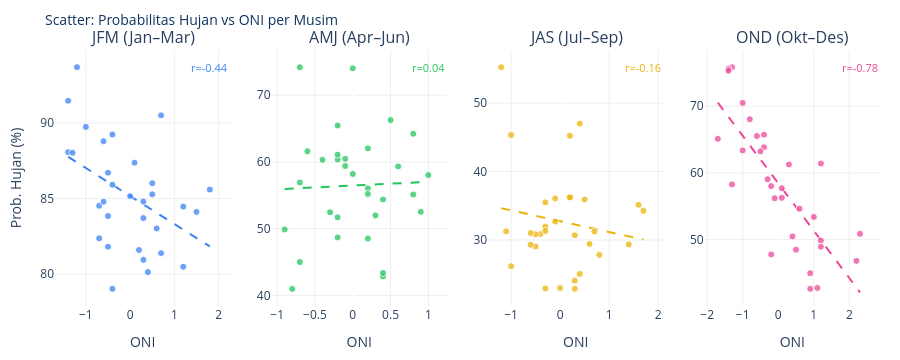

The cell this chart's notebook holds for it:
### Markdown cell above
## 6. Regresi Linear: Scatter Plot CH vs ONI per Musim

**Variabel:**
- **X (prediktor):** `ONI_{musim}` — nilai Oceanic Niño Index
- **Y (respons):** `CH_{musim}` — probabilitas hujan rata-rata (%)

Regresi menggunakan `np.polyfit(x, y, 1)` — identik dengan app.py.

### Code cell
valid_seasons = [s for s in SEASON_ORDER
                 if f'CH_{s}' in corr_df.columns and f'ONI_{s}' in corr_df.columns]
n = len(valid_seasons)

fig_sc = make_subplots(
    rows=1, cols=n,
    subplot_titles=[f'{s} ({SEASON_MONTHS[s]})' for s in valid_seasons]
)

# Tabel ringkasan regresi
reg_summary = []

for i, s in enumerate(valid_seasons, 1):
    x_data = corr_df[f'ONI_{s}']
    y_data = corr_df[f'CH_{s}']
    color  = SEASON_COLORS[s]

    # ── Regresi Linear (identik dengan app.py) ──
    mask = x_data.notna() & y_data.notna()
    if mask.sum() > 2:
        coef   = np.polyfit(x_data[mask], y_data[mask], 1)  # [slope, intercept]
        x_line = np.linspace(x_data.min(), x_data.max(), 50)
        y_line = np.polyval(coef, x_line)
        r_val  = np.corrcoef(x_data[mask], y_data[mask])[0, 1]

        reg_summary.append({
            'Musim': s,
            'Slope (b1)': round(coef[0], 4),
            'Intercept (b0)': round(coef[1], 4),
            'r (Pearson)': round(r_val, 4),
            'r² (R-squared)': round(r_val**2, 4),
            'n': int(mask.sum()),
        })

        # Garis regresi
        fig_sc.add_trace(
            go.Scatter(x=x_line, y=y_line, mode='lines',
                       line=dict(color=color, width=2, dash='dash'),
                       name=f'Trend {s}', showlegend=False),
            row=1, col=i
        )
        # Label r
        fig_sc.add_annotation(
            x=x_data.max(), y=y_data.max(),
            text=f'r={r_val:.2f}',
            showarrow=False, font=dict(size=11, color=color),
            xref=f'x{i}', yref=f'y{i}'
        )

    # Scatter points
    fig_sc.add_trace(
        go.Scatter(
            x=x_data, y=y_data,
            mode='markers',
            marker=dict(color=color, size=7, opacity=0.75,
                        line=dict(color='white', width=1)),
            text=corr_df['Year'],
            hovertemplate='Tahun: %{text}<br>ONI: %{x:.2f}<br>CH: %{y:.1f}%<extra></extra>',
            name=s, showlegend=False
        ),
        row=1, col=i
    )
    fig_sc.update_xaxes(title_text='ONI', row=1, col=i, gridcolor='#eee')
    fig_sc.update_yaxes(title_text='Prob. Hujan (%)' if i == 1 else '',
                        row=1, col=i, gridcolor='#eee')

fig_sc.update_layout(
    plot_bgcolor='white', paper_bgcolor='white',
    height=360,
    margin=dict(l=55, r=20, t=50, b=50),
    title=dict(text='Scatter: Probabilitas Hujan vs ONI per Musim',
               font=dict(size=14, color='#0f3460'))
)
fig_sc.show()

### Figure 1 — Plotly figure (JSON) as saved in the notebook; plotly's stock layout.template omitted (floating-point values rounded to 4 significant figures)
{"data": [{"line": {"color": "#3b82f6", "dash": "dash", "width": 2}, "mode": "lines", "name": "Trend JFM", "showlegend": false, "type": "scatter", "x": [-1.4, -1.335, -1.269, -1.204, -1.139, -1.073, -1.008, -0.9429, -0.8776, -0.8122, -0.7469, -0.6816, -0.6163, -0.551, -0.4857, -0.4204, -0.3551, -0.2898, -0.2245, -0.1592, -0.09388, -0.02857, 0.03673, 0.102, 0.1673, 0.2327, 0.298, 0.3633, 0.4286, 0.4939, 0.5592, 0.6245, 0.6898, 0.7551, 0.8204, 0.8857, 0.951, 1.016, 1.082, 1.147, 1.212, 1.278, 1.343, 1.408, 1.473, 1.539, 1.604, 1.669, 1.735, 1.8], "xaxis": "x", "y": [87.77, 87.65, 87.52, 87.4, 87.28, 87.16, 87.04, 86.92, 86.8, 86.68, 86.56, 86.44, 86.31, 86.19, 86.07, 85.95, 85.83, 85.71, 85.59, 85.47, 85.35, 85.23, 85.1, 84.98, 84.86, 84.74, 84.62, 84.5, 84.38, 84.26, 84.14, 84.02, 83.89, 83.77, 83.65, 83.53, 83.41, 83.29, 83.17, 83.05, 82.93, 82.81, 82.68, 82.56, 82.44, 82.32, 82.2, 82.08, 81.96, 81.84], "yaxis": "y"}, {"hovertemplate": "Tahun: %{text}<br>ONI: %{x:.2f}<br>CH: %{y:.1f}%<extra></extra>", "marker": {"color": "#3b82f6", "line": {"color": "white", "width": 1}, "opacity": 0.75, "size": 7}, "mode": "markers", "name": "JFM", "showlegend": false, "text": [1985.0, 1986.0, 1987.0, 1988.0, 1989.0, 1990.0, 1991.0, 1992.0, 1993.0, 1994.0, 1995.0, 1996.0, 1997.0, 1998.0, 1999.0, 2000.0, 2001.0, 2002.0, 2003.0, 2004.0, 2005.0, 2006.0, 2007.0, 2008.0, 2009.0, 2010.0, 2011.0, 2012.0, 2013.0, 2014.0, 2015.0], "type": "scatter", "x": [-0.7, -0.4, 1.2, 0.5, -1.4, 0.2, 0.3, 1.5, 0.3, 0.1, 0.7, -0.7, -0.4, 1.8, -1.2, -1.4, -0.5, 0.0, 0.7, 0.3, 0.6, -0.6, 0.4, -1.3, -0.6, 1.2, -1.0, -0.5, -0.4, -0.5, 0.5], "xaxis": "x", "y": [82.37, 89.24, 84.47, 86.01, 88.07, 81.6, 83.71, 84.12, 80.95, 87.38, 90.51, 84.53, 79.03, 85.6, 93.7, 91.47, 86.71, 85.16, 81.39, 84.81, 83.03, 88.8, 80.14, 88.03, 84.8, 80.49, 89.75, 83.85, 85.92, 81.82, 85.28], "yaxis": "y"}, {"line": {"color": "#22c55e", "dash": "dash", "width": 2}, "mode": "lines", "name": "Trend AMJ", "showlegend": false, "type": "scatter", "x": [-0.9, -0.8612, -0.8224, -0.7837, -0.7449, -0.7061, -0.6673, -0.6286, -0.5898, -0.551, -0.5122, -0.4735, -0.4347, -0.3959, -0.3571, -0.3184, -0.2796, -0.2408, -0.202, -0.1633, -0.1245, -0.08571, -0.04694, -0.008163, 0.03061, 0.06939, 0.1082, 0.1469, 0.1857, 0.2245, 0.2633, 0.302, 0.3408, 0.3796, 0.4184, 0.4571, 0.4959, 0.5347, 0.5735, 0.6122, 0.651, 0.6898, 0.7286, 0.7673, 0.8061, 0.8449, 0.8837, 0.9224, 0.9612, 1.0], "xaxis": "x2", "y": [55.95, 55.98, 56.0, 56.02, 56.04, 56.06, 56.08, 56.11, 56.13, 56.15, 56.17, 56.19, 56.21, 56.24, 56.26, 56.28, 56.3, 56.32, 56.35, 56.37, 56.39, 56.41, 56.43, 56.45, 56.48, 56.5, 56.52, 56.54, 56.56, 56.58, 56.61, 56.63, 56.65, 56.67, 56.69, 56.72, 56.74, 56.76, 56.78, 56.8, 56.82, 56.85, 56.87, 56.89, 56.91, 56.93, 56.95, 56.98, 57.0, 57.02], "yaxis": "y2"}, {"hovertemplate": "Tahun: %{text}<br>ONI: %{x:.2f}<br>CH: %{y:.1f}%<extra></extra>", "marker": {"color": "#22c55e", "line": {"color": "white", "width": 1}, "opacity": 0.75, "size": 7}, "mode": "markers", "name": "AMJ", "showlegend": false, "text": [1985.0, 1986.0, 1987.0, 1988.0, 1989.0, 1990.0, 1991.0, 1992.0, 1993.0, 1994.0, 1995.0, 1996.0, 1997.0, 1998.0, 1999.0, 2000.0, 2001.0, 2002.0, 2003.0, 2004.0, 2005.0, 2006.0, 2007.0, 2008.0, 2009.0, 2010.0, 2011.0, 2012.0, 2013.0, 2014.0, 2015.0], "type": "scatter", "x": [-0.7, -0.1, 0.9, -0.8, -0.6, 0.2, 0.4, 1.0, 0.8, 0.4, 0.2, -0.2, 0.6, 0.5, -0.9, -0.7, -0.2, 0.4, -0.2, 0.2, 0.3, 0.0, -0.2, -0.7, 0.2, 0.0, -0.4, -0.3, -0.2, -0.1, 0.8], "xaxis": "x2", "y": [56.92, 59.39, 52.52, 40.99, 61.6, 56.04, 54.37, 58.03, 64.22, 42.85, 62.03, 51.7, 59.33, 66.27, 49.89, 74.2, 60.35, 43.37, 48.69, 55.2, 51.99, 58.2, 61.09, 44.99, 48.51, 74.02, 60.31, 52.46, 65.45, 60.47, 55.12], "yaxis": "y2"}, {"line": {"color": "#eab308", "dash": "dash", "width": 2}, "mode": "lines", "name": "Trend JAS", "showlegend": false, "type": "scatter", "x": [-1.2, -1.141, -1.082, -1.022, -0.9633, -0.9041, -0.8449, -0.7857, -0.7265, -0.6673, -0.6082, -0.549, -0.4898, -0.4306, -0.3714, -0.3122, -0.2531, -0.1939, -0.1347, -0.07551, -0.01633, 0.04286, 0.102, 0.1612, 0.2204, 0.2796, 0.3388, 0.398, 0.4571, 0.5163, 0.5755, 0.6347, 0.6939, 0.7531, 0.8122, 0.8714, 0.9306, 0.9898, 1.049, 1.108, 1.167, 1.227, 1.286, 1.345, 1.404, 1.463, 1.522, 1.582, 1.641, 1.7], "xaxis": "x3", "y": [34.64, 34.55, 34.45, 34.36, 34.27, 34.17, 34.08, 33.99, 33.89, 33.8, 33.71, 33.61, 33.52, 33.43, 33.33, 33.24, 33.14, 33.05, 32.96, 32.86, 32.77, 32.68, 32.58, 32.49, 32.4, 32.3, 32.21, 32.12, 32.02, 31.93, 31.83, 31.74, 31.65, 31.55, 31.46, 31.37, 31.27, 31.18, 31.09, 30.99, 30.9, 30.81, 30.71, 30.62, 30.52, 30.43, 30.34, 30.24, 30.15, 30.06], "yaxis": "y3"}, {"hovertemplate": "Tahun: %{text}<br>ONI: %{x:.2f}<br>CH: %{y:.1f}%<extra></extra>", "marker": {"color": "#eab308", "line": {"color": "white", "width": 1}, "opacity": 0.75, "size": 7}, "mode": "markers", "name": "JAS", "showlegend": false, "text": [1985.0, 1986.0, 1987.0, 1988.0, 1989.0, 1990.0, 1991.0, 1992.0, 1993.0, 1994.0, 1995.0, 1996.0, 1997.0, 1998.0, 1999.0, 2000.0, 2001.0, 2002.0, 2003.0, 2004.0, 2005.0, 2006.0, 2007.0, 2008.0, 2009.0, 2010.0, 2011.0, 2012.0, 2013.0, 2014.0, 2015.0], "type": "scatter", "x": [-0.4, 0.4, 1.6, -1.1, -0.3, 0.3, 0.7, 0.2, 0.2, 0.4, -0.5, -0.3, 1.7, -1.0, -1.0, -0.5, -0.1, 0.8, 0.2, 0.6, -0.1, 0.3, -0.6, -0.3, 0.5, -1.2, -0.6, 0.3, -0.3, 0.0, 1.4], "xaxis": "x3", "y": [30.87, 47.0, 35.13, 31.26, 31.96, 30.69, 31.23, 36.3, 45.22, 25.04, 30.83, 35.5, 34.25, 45.35, 26.18, 29.05, 32.69, 27.82, 36.2, 29.42, 36.06, 24.06, 29.31, 22.92, 35.91, 55.25, 31.01, 22.86, 31.32, 22.98, 29.35], "yaxis": "y3"}, {"line": {"color": "#ec4899", "dash": "dash", "width": 2}, "mode": "lines", "name": "Trend OND", "showlegend": false, "type": "scatter", "x": [-1.7, -1.618, -1.537, -1.455, -1.373, -1.292, -1.21, -1.129, -1.047, -0.9653, -0.8837, -0.802, -0.7204, -0.6388, -0.5571, -0.4755, -0.3939, -0.3122, -0.2306, -0.149, -0.06735, 0.01429, 0.09592, 0.1776, 0.2592, 0.3408, 0.4224, 0.5041, 0.5857, 0.6673, 0.749, 0.8306, 0.9122, 0.9939, 1.076, 1.157, 1.239, 1.32, 1.402, 1.484, 1.565, 1.647, 1.729, 1.81, 1.892, 1.973, 2.055, 2.137, 2.218, 2.3], "xaxis": "x4", "y": [70.54, 69.96, 69.38, 68.8, 68.22, 67.64, 67.06, 66.48, 65.9, 65.32, 64.74, 64.16, 63.58, 63.0, 62.42, 61.84, 61.25, 60.67, 60.09, 59.51, 58.93, 58.35, 57.77, 57.19, 56.61, 56.03, 55.45, 54.87, 54.29, 53.71, 53.13, 52.55, 51.97, 51.38, 50.8, 50.22, 49.64, 49.06, 48.48, 47.9, 47.32, 46.74, 46.16, 45.58, 45.0, 44.42, 43.84, 43.26, 42.68, 42.1], "yaxis": "y4"}, {"hovertemplate": "Tahun: %{text}<br>ONI: %{x:.2f}<br>CH: %{y:.1f}%<extra></extra>", "marker": {"color": "#ec4899", "line": {"color": "white", "width": 1}, "opacity": 0.75, "size": 7}, "mode": "markers", "name": "OND", "showlegend": false, "text": [1985.0, 1986.0, 1987.0, 1988.0, 1989.0, 1990.0, 1991.0, 1992.0, 1993.0, 1994.0, 1995.0, 1996.0, 1997.0, 1998.0, 1999.0, 2000.0, 2001.0, 2002.0, 2003.0, 2004.0, 2005.0, 2006.0, 2007.0, 2008.0, 2009.0, 2010.0, 2011.0, 2012.0, 2013.0, 2014.0, 2015.0], "type": "scatter", "x": [-0.2, 1.0, 1.2, -1.7, -0.2, 0.4, 1.2, -0.1, 0.1, 0.9, -1.0, -0.4, 2.3, -1.3, -1.4, -0.8, -0.4, 1.2, 0.3, 0.6, -0.5, 0.9, -1.3, -0.6, 1.1, -1.4, -1.0, 0.1, -0.3, 0.5, 2.2], "xaxis": "x4", "y": [58.03, 53.4, 61.43, 65.12, 47.78, 50.48, 49.87, 56.21, 57.72, 44.96, 63.38, 63.85, 50.86, 75.87, 75.62, 68.06, 65.74, 48.93, 61.27, 54.63, 63.25, 42.62, 58.28, 65.54, 42.75, 75.32, 70.51, 56.27, 59.05, 48.49, 46.81], "yaxis": "y4"}], "layout": {"annotations": [{"font": {"size": 16}, "showarrow": false, "text": "JFM (Jan–Mar)", "x": 0.1062, "xanchor": "center", "xref": "paper", "y": 1, "yanchor": "bottom", "yref": "paper"}, {"font": {"size": 16}, "showarrow": false, "text": "AMJ (Apr–Jun)", "x": 0.3688, "xanchor": "center", "xref": "paper", "y": 1, "yanchor": "bottom", "yref": "paper"}, {"font": {"size": 16}, "showarrow": false, "text": "JAS (Jul–Sep)", "x": 0.6313, "xanchor": "center", "xref": "paper", "y": 1, "yanchor": "bottom", "yref": "paper"}, {"font": {"size": 16}, "showarrow": false, "text": "OND (Okt–Des)", "x": 0.8938, "xanchor": "center", "xref": "paper", "y": 1, "yanchor": "bottom", "yref": "paper"}, {"font": {"color": "#3b82f6", "size": 11}, "showarrow": false, "text": "r=-0.44", "x": 1.8, "xref": "x", "y": 93.7, "yref": "y"}, {"font": {"color": "#22c55e", "size": 11}, "showarrow": false, "text": "r=0.04", "x": 1, "xref": "x2", "y": 74.2, "yref": "y2"}, {"font": {"color": "#eab308", "size": 11}, "showarrow": false, "text": "r=-0.16", "x": 1.7, "xref": "x3", "y": 55.25, "yref": "y3"}, {"font": {"color": "#ec4899", "size": 11}, "showarrow": false, "text": "r=-0.78", "x": 2.3, "xref": "x4", "y": 75.87, "yref": "y4"}], "height": 360, "margin": {"b": 50, "l": 55, "r": 20, "t": 50}, "paper_bgcolor": "white", "plot_bgcolor": "white", "title": {"font": {"color": "#0f3460", "size": 14}, "text": "Scatter: Probabilitas Hujan vs ONI per Musim"}, "xaxis": {"anchor": "y", "domain": [0, 0.2125], "gridcolor": "#eee", "title": {"text": "ONI"}}, "xaxis2": {"anchor": "y2", "domain": [0.2625, 0.475], "gridcolor": "#eee", "title": {"text": "ONI"}}, "xaxis3": {"anchor": "y3", "domain": [0.525, 0.7375], "gridcolor": "#eee", "title": {"text": "ONI"}}, "xaxis4": {"anchor": "y4", "domain": [0.7875, 1], "gridcolor": "#eee", "title": {"text": "ONI"}}, "yaxis": {"anchor": "x", "domain": [0, 1], "gridcolor": "#eee", "title": {"text": "Prob. Hujan (%)"}}, "yaxis2": {"anchor": "x2", "domain": [0, 1], "gridcolor": "#eee", "title": {"text": ""}}, "yaxis3": {"anchor": "x3", "domain": [0, 1], "gridcolor": "#eee", "title": {"text": ""}}, "yaxis4": {"anchor": "x4", "domain": [0, 1], "gridcolor": "#eee", "title": {"text": ""}}}}
